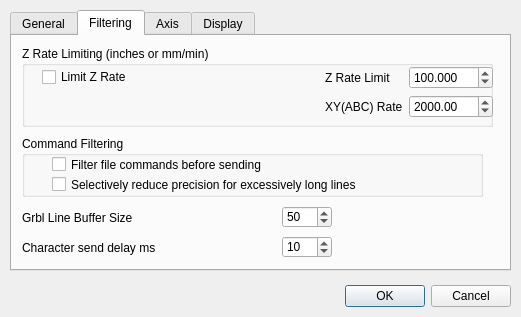
<?xml version="1.0" encoding="UTF-8"?>
<ui version="4.0">
 <class>Options</class>
 <widget class="QDialog" name="Options">
  <property name="geometry">
   <rect>
    <x>0</x>
    <y>0</y>
    <width>521</width>
    <height>317</height>
   </rect>
  </property>
  <property name="windowTitle">
   <string>Options</string>
  </property>
  <widget class="QTabWidget" name="tabWidget">
   <property name="geometry">
    <rect>
     <x>10</x>
     <y>10</y>
     <width>501</width>
     <height>261</height>
    </rect>
   </property>
   <property name="currentIndex">
    <number>1</number>
   </property>
   <widget class="QWidget" name="tab_general">
    <attribute name="title">
     <string>General</string>
    </attribute>
    <widget class="QWidget" name="gridLayoutWidget_2">
     <property name="geometry">
      <rect>
       <x>10</x>
       <y>146</y>
       <width>451</width>
       <height>71</height>
      </rect>
     </property>
     <layout class="QGridLayout" name="gridLayout" columnstretch="2,1">
      <item row="2" column="0">
       <widget class="QLabel" name="labelZJogRate">
        <property name="text">
         <string>Z-Jog Rate (inches or mm/min)</string>
        </property>
       </widget>
      </item>
      <item row="1" column="0">
       <widget class="QLabel" name="labelWaitForResp">
        <property name="text">
         <string>Seconds to Wait for Response</string>
        </property>
       </widget>
      </item>
      <item row="1" column="1">
       <widget class="QSpinBox" name="spinResponseWaitSec">
        <property name="minimum">
         <number>1</number>
        </property>
        <property name="maximum">
         <number>1000</number>
        </property>
        <property name="value">
         <number>60</number>
        </property>
       </widget>
      </item>
      <item row="2" column="1">
       <widget class="QDoubleSpinBox" name="doubleSpinZJogRate">
        <property name="accelerated">
         <bool>true</bool>
        </property>
        <property name="correctionMode">
         <enum>QAbstractSpinBox::CorrectToNearestValue</enum>
        </property>
        <property name="decimals">
         <number>3</number>
        </property>
        <property name="minimum">
         <double>0.100000000000000</double>
        </property>
        <property name="maximum">
         <double>9999.989999999999782</double>
        </property>
        <property name="singleStep">
         <double>1.000000000000000</double>
        </property>
        <property name="value">
         <double>260.000000000000000</double>
        </property>
       </widget>
      </item>
     </layout>
    </widget>
    <widget class="QWidget" name="verticalLayoutWidget_2">
     <property name="geometry">
      <rect>
       <x>10</x>
       <y>10</y>
       <width>451</width>
       <height>121</height>
      </rect>
     </property>
     <layout class="QVBoxLayout" name="verticalLayoutExtras">
      <item>
       <widget class="QCheckBox" name="checkBoxUseMmManualCmds">
        <property name="text">
         <string>Use millimeters when sending manual commands (v0.8c+ only)</string>
        </property>
       </widget>
      </item>
      <item>
       <widget class="QCheckBox" name="chkAggressivePreload">
        <property name="text">
         <string>Use aggressive preload strategy for Grbl</string>
        </property>
       </widget>
      </item>
      <item>
       <widget class="QCheckBox" name="checkBoxWaitForJogToComplete">
        <property name="enabled">
         <bool>false</bool>
        </property>
        <property name="text">
         <string>Wait for each jog/manual command to complete (future feature)</string>
        </property>
       </widget>
      </item>
      <item>
       <widget class="QCheckBox" name="checkBoxEnableDebugLog">
        <property name="text">
         <string>Write debugging log to home folder (requires restart)</string>
        </property>
       </widget>
      </item>
     </layout>
    </widget>
   </widget>
   <widget class="QWidget" name="tab_filtering">
    <attribute name="title">
     <string>Filtering</string>
    </attribute>
    <widget class="QGroupBox" name="groupZRateLimit">
     <property name="geometry">
      <rect>
       <x>10</x>
       <y>10</y>
       <width>471</width>
       <height>81</height>
      </rect>
     </property>
     <property name="title">
      <string>Z Rate Limiting (inches or mm/min)</string>
     </property>
     <widget class="QWidget" name="gridLayoutWidget">
      <property name="geometry">
       <rect>
        <x>20</x>
        <y>20</y>
        <width>451</width>
        <height>53</height>
       </rect>
      </property>
      <layout class="QGridLayout" name="gridLayoutRateLimit">
       <item row="0" column="0">
        <widget class="QCheckBox" name="chkLimitZRate">
         <property name="text">
          <string>Limit Z Rate</string>
         </property>
        </widget>
       </item>
       <item row="0" column="3">
        <widget class="QDoubleSpinBox" name="doubleSpinZRateLimit">
         <property name="accelerated">
          <bool>true</bool>
         </property>
         <property name="correctionMode">
          <enum>QAbstractSpinBox::CorrectToNearestValue</enum>
         </property>
         <property name="decimals">
          <number>3</number>
         </property>
         <property name="minimum">
          <double>0.100000000000000</double>
         </property>
         <property name="maximum">
          <double>9999.989999999999782</double>
         </property>
         <property name="singleStep">
          <double>1.000000000000000</double>
         </property>
         <property name="value">
          <double>100.000000000000000</double>
         </property>
        </widget>
       </item>
       <item row="0" column="1">
        <spacer name="horizontalSpacer">
         <property name="orientation">
          <enum>Qt::Horizontal</enum>
         </property>
         <property name="sizeHint" stdset="0">
          <size>
           <width>40</width>
           <height>20</height>
          </size>
         </property>
        </spacer>
       </item>
       <item row="0" column="2">
        <widget class="QLabel" name="labelZRateLimit">
         <property name="text">
          <string>Z Rate Limit</string>
         </property>
        </widget>
       </item>
       <item row="1" column="2">
        <widget class="QLabel" name="labelXYRate">
         <property name="text">
          <string>XY(ABC) Rate</string>
         </property>
        </widget>
       </item>
       <item row="1" column="3">
        <widget class="QDoubleSpinBox" name="doubleSpinXYRate">
         <property name="decimals">
          <number>2</number>
         </property>
         <property name="minimum">
          <double>0.100000000000000</double>
         </property>
         <property name="maximum">
          <double>999999.989999999990687</double>
         </property>
         <property name="value">
          <double>2000.000000000000000</double>
         </property>
        </widget>
       </item>
      </layout>
     </widget>
    </widget>
    <widget class="QWidget" name="layoutWidget_2">
     <property name="geometry">
      <rect>
       <x>10</x>
       <y>200</y>
       <width>261</width>
       <height>24</height>
      </rect>
     </property>
     <layout class="QHBoxLayout" name="horizontalLayout_4">
      <item>
       <widget class="QLabel" name="label_3">
        <property name="text">
         <string>Character send delay ms</string>
        </property>
       </widget>
      </item>
      <item>
       <spacer name="horizontalSpacer_4">
        <property name="orientation">
         <enum>Qt::Horizontal</enum>
        </property>
        <property name="sizeHint" stdset="0">
         <size>
          <width>40</width>
          <height>20</height>
         </size>
        </property>
       </spacer>
      </item>
     </layout>
    </widget>
    <widget class="QGroupBox" name="groupBox">
     <property name="geometry">
      <rect>
       <x>10</x>
       <y>100</y>
       <width>461</width>
       <height>61</height>
      </rect>
     </property>
     <property name="title">
      <string>Command Filtering</string>
     </property>
     <widget class="QCheckBox" name="chkFilterFileCommands">
      <property name="geometry">
       <rect>
        <x>30</x>
        <y>20</y>
        <width>431</width>
        <height>17</height>
       </rect>
      </property>
      <property name="text">
       <string>Filter file commands before sending</string>
      </property>
     </widget>
     <widget class="QCheckBox" name="checkBoxReducePrecForLongLines">
      <property name="geometry">
       <rect>
        <x>30</x>
        <y>40</y>
        <width>431</width>
        <height>17</height>
       </rect>
      </property>
      <property name="text">
       <string>Selectively reduce precision for excessively long lines</string>
      </property>
     </widget>
    </widget>
    <widget class="QWidget" name="layoutWidget">
     <property name="geometry">
      <rect>
       <x>10</x>
       <y>170</y>
       <width>261</width>
       <height>24</height>
      </rect>
     </property>
     <layout class="QHBoxLayout" name="horizontalLayout_2">
      <item>
       <widget class="QLabel" name="label">
        <property name="text">
         <string>Grbl Line Buffer Size</string>
        </property>
       </widget>
      </item>
      <item>
       <spacer name="horizontalSpacer_2">
        <property name="orientation">
         <enum>Qt::Horizontal</enum>
        </property>
        <property name="sizeHint" stdset="0">
         <size>
          <width>40</width>
          <height>20</height>
         </size>
        </property>
       </spacer>
      </item>
     </layout>
    </widget>
    <widget class="QSpinBox" name="spinBoxCharSendDelay">
     <property name="geometry">
      <rect>
       <x>270</x>
       <y>200</y>
       <width>50</width>
       <height>22</height>
      </rect>
     </property>
     <property name="maximum">
      <number>20</number>
     </property>
     <property name="value">
      <number>10</number>
     </property>
    </widget>
    <widget class="QSpinBox" name="spinBoxGrblLineBufferSize">
     <property name="geometry">
      <rect>
       <x>270</x>
       <y>170</y>
       <width>50</width>
       <height>22</height>
      </rect>
     </property>
     <property name="value">
      <number>50</number>
     </property>
    </widget>
   </widget>
   <widget class="QWidget" name="tab_axis">
    <attribute name="title">
     <string>Axis</string>
    </attribute>
    <widget class="QGroupBox" name="groupBoxAxis">
     <property name="geometry">
      <rect>
       <x>10</x>
       <y>111</y>
       <width>451</width>
       <height>60</height>
      </rect>
     </property>
     <property name="title">
      <string>Invert Axis</string>
     </property>
     <widget class="QWidget" name="horizontalLayoutWidget">
      <property name="geometry">
       <rect>
        <x>20</x>
        <y>20</y>
        <width>431</width>
        <height>31</height>
       </rect>
      </property>
      <layout class="QHBoxLayout" name="horizontalLayout">
       <item>
        <widget class="QCheckBox" name="chkInvX">
         <property name="text">
          <string>X Axis</string>
         </property>
        </widget>
       </item>
       <item>
        <widget class="QCheckBox" name="chkInvY">
         <property name="text">
          <string>Y Axis</string>
         </property>
        </widget>
       </item>
       <item>
        <widget class="QCheckBox" name="chkInvZ">
         <property name="text">
          <string>Z Axis</string>
         </property>
        </widget>
       </item>
       <item>
        <widget class="QCheckBox" name="chkInvFourth">
         <property name="text">
          <string>Fourth Axis</string>
         </property>
        </widget>
       </item>
      </layout>
     </widget>
    </widget>
    <widget class="QGroupBox" name="groupBoxFourthAxis">
     <property name="geometry">
      <rect>
       <x>10</x>
       <y>41</y>
       <width>451</width>
       <height>51</height>
      </rect>
     </property>
     <property name="title">
      <string>Selecting the Fourth axis</string>
     </property>
     <widget class="QRadioButton" name="radioButtonFourthAxisA">
      <property name="geometry">
       <rect>
        <x>10</x>
        <y>22</y>
        <width>50</width>
        <height>17</height>
       </rect>
      </property>
      <property name="text">
       <string>A</string>
      </property>
      <property name="checked">
       <bool>true</bool>
      </property>
     </widget>
     <widget class="QRadioButton" name="radioButtonFourthAxisB">
      <property name="geometry">
       <rect>
        <x>80</x>
        <y>22</y>
        <width>50</width>
        <height>17</height>
       </rect>
      </property>
      <property name="text">
       <string>B</string>
      </property>
     </widget>
     <widget class="QRadioButton" name="radioButtonFourthAxisC">
      <property name="geometry">
       <rect>
        <x>150</x>
        <y>22</y>
        <width>50</width>
        <height>17</height>
       </rect>
      </property>
      <property name="contextMenuPolicy">
       <enum>Qt::PreventContextMenu</enum>
      </property>
      <property name="text">
       <string>C</string>
      </property>
     </widget>
     <widget class="QRadioButton" name="radioButtonFourthAxisU">
      <property name="geometry">
       <rect>
        <x>240</x>
        <y>20</y>
        <width>50</width>
        <height>21</height>
       </rect>
      </property>
      <property name="contextMenuPolicy">
       <enum>Qt::PreventContextMenu</enum>
      </property>
      <property name="text">
       <string>U</string>
      </property>
     </widget>
     <widget class="QRadioButton" name="radioButtonFourthAxisV">
      <property name="geometry">
       <rect>
        <x>310</x>
        <y>22</y>
        <width>50</width>
        <height>17</height>
       </rect>
      </property>
      <property name="contextMenuPolicy">
       <enum>Qt::PreventContextMenu</enum>
      </property>
      <property name="text">
       <string>V</string>
      </property>
     </widget>
     <widget class="QRadioButton" name="radioButtonFourthAxisW">
      <property name="geometry">
       <rect>
        <x>380</x>
        <y>22</y>
        <width>50</width>
        <height>17</height>
       </rect>
      </property>
      <property name="contextMenuPolicy">
       <enum>Qt::PreventContextMenu</enum>
      </property>
      <property name="text">
       <string>W</string>
      </property>
     </widget>
    </widget>
    <widget class="QCheckBox" name="checkBoxFourAxis">
     <property name="geometry">
      <rect>
       <x>10</x>
       <y>11</y>
       <width>421</width>
       <height>17</height>
      </rect>
     </property>
     <property name="text">
      <string>Enable 4-axis mode</string>
     </property>
    </widget>
   </widget>
   <widget class="QWidget" name="tab_display">
    <attribute name="title">
     <string>Display</string>
    </attribute>
    <widget class="QWidget" name="verticalLayoutWidget_3">
     <property name="geometry">
      <rect>
       <x>10</x>
       <y>10</y>
       <width>481</width>
       <height>181</height>
      </rect>
     </property>
     <layout class="QVBoxLayout" name="verticalLayout_2">
      <item>
       <widget class="QCheckBox" name="checkBoxPositionReportEnabled">
        <property name="text">
         <string>Enable position request and report</string>
        </property>
       </widget>
      </item>
      <item>
       <widget class="QGroupBox" name="groupBox_ReqPos">
        <property name="title">
         <string>Position Request</string>
        </property>
        <widget class="QWidget" name="verticalLayoutWidget">
         <property name="geometry">
          <rect>
           <x>10</x>
           <y>20</y>
           <width>461</width>
           <height>121</height>
          </rect>
         </property>
         <layout class="QVBoxLayout" name="verticalLayout">
          <item>
           <widget class="QRadioButton" name="radioButton_ReqAlways">
            <property name="text">
             <string>Always Request (most reliable/slightly slower jogging)</string>
            </property>
           </widget>
          </item>
          <item>
           <widget class="QRadioButton" name="radioButton_ReqAlwaysNoIdleCheck">
            <property name="text">
             <string>Always Request but without Idle Check (fast jog/manual operations)</string>
            </property>
           </widget>
          </item>
          <item>
           <widget class="QRadioButton" name="radioButton_ReqNotDuringManual">
            <property name="text">
             <string>Not during manual control (no position update during jog/manual)</string>
            </property>
           </widget>
          </item>
          <item>
           <layout class="QHBoxLayout" name="horizontalLayout_3">
            <item>
             <widget class="QLabel" name="label_ReqFreq">
              <property name="text">
               <string>Request period (seconds)</string>
              </property>
             </widget>
            </item>
            <item>
             <spacer name="horizontalSpacer_3">
              <property name="orientation">
               <enum>Qt::Horizontal</enum>
              </property>
              <property name="sizeHint" stdset="0">
               <size>
                <width>40</width>
                <height>20</height>
               </size>
              </property>
             </spacer>
            </item>
            <item>
             <widget class="QDoubleSpinBox" name="doubleSpinBoxPosRequestFreqSec">
              <property name="minimum">
               <double>0.500000000000000</double>
              </property>
              <property name="maximum">
               <double>10.000000000000000</double>
              </property>
              <property name="singleStep">
               <double>0.500000000000000</double>
              </property>
              <property name="value">
               <double>1.000000000000000</double>
              </property>
             </widget>
            </item>
           </layout>
          </item>
         </layout>
        </widget>
       </widget>
      </item>
     </layout>
    </widget>
   </widget>
  </widget>
  <widget class="QDialogButtonBox" name="buttonBox">
   <property name="geometry">
    <rect>
     <x>320</x>
     <y>280</y>
     <width>191</width>
     <height>32</height>
    </rect>
   </property>
   <property name="orientation">
    <enum>Qt::Horizontal</enum>
   </property>
   <property name="standardButtons">
    <set>QDialogButtonBox::Cancel|QDialogButtonBox::Ok</set>
   </property>
  </widget>
 </widget>
 <resources/>
 <connections>
  <connection>
   <sender>buttonBox</sender>
   <signal>accepted()</signal>
   <receiver>Options</receiver>
   <slot>accept()</slot>
   <hints>
    <hint type="sourcelabel">
     <x>248</x>
     <y>254</y>
    </hint>
    <hint type="destinationlabel">
     <x>157</x>
     <y>274</y>
    </hint>
   </hints>
  </connection>
  <connection>
   <sender>buttonBox</sender>
   <signal>rejected()</signal>
   <receiver>Options</receiver>
   <slot>reject()</slot>
   <hints>
    <hint type="sourcelabel">
     <x>316</x>
     <y>260</y>
    </hint>
    <hint type="destinationlabel">
     <x>286</x>
     <y>274</y>
    </hint>
   </hints>
  </connection>
 </connections>
</ui>
